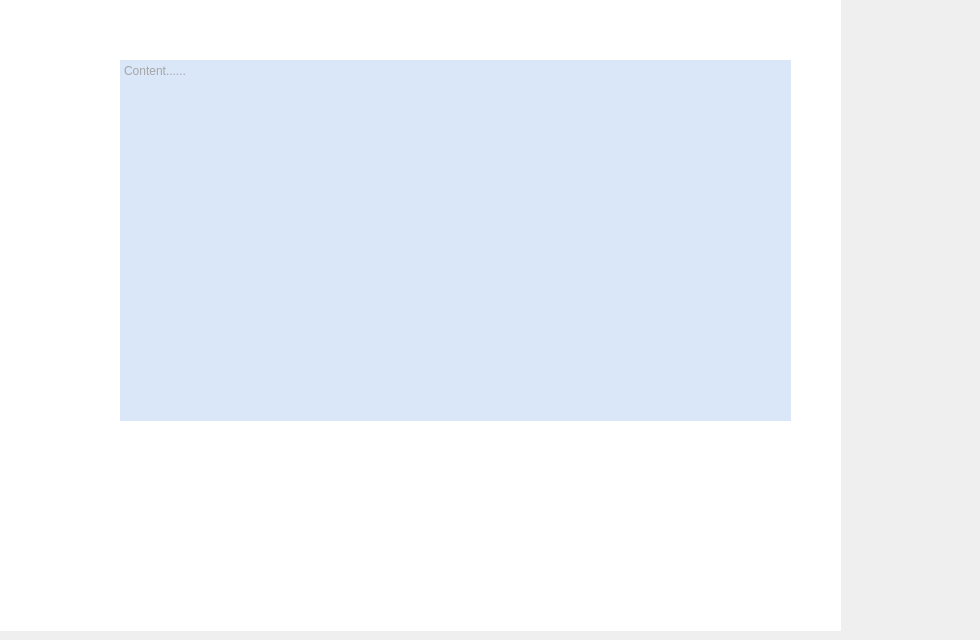
        <widget class="QWidget" name="CreatePostpage">
         <widget class="QLabel" name="background_4">
          <property name="geometry">
           <rect>
            <x>0</x>
            <y>0</y>
            <width>841</width>
            <height>631</height>
           </rect>
          </property>
          <property name="styleSheet">
           <string notr="true">background-color: rgb(255, 255, 255);</string>
          </property>
          <property name="text">
           <string/>
          </property>
         </widget>
         <widget class="QLabel" name="Style_4">
          <property name="geometry">
           <rect>
            <x>-50</x>
            <y>-30</y>
            <width>921</width>
            <height>261</height>
           </rect>
          </property>
          <property name="text">
           <string>&lt;html&gt;&lt;head/&gt;&lt;body&gt;&lt;p&gt;&lt;img src=&quot;:/User/User/Style1.png&quot;width=&quot;1000&quot; height=&quot;200&quot;/&gt;&lt;/p&gt;&lt;/body&gt;&lt;/html&gt;</string>
          </property>
         </widget>
         <widget class="QLabel" name="bgContainer">
          <property name="geometry">
           <rect>
            <x>80</x>
            <y>20</y>
            <width>891</width>
            <height>581</height>
           </rect>
          </property>
          <property name="text">
           <string>&lt;html&gt;&lt;head/&gt;&lt;body&gt;&lt;p&gt;&lt;img src=&quot;:/User/User/friendContainer.png&quot;height=&quot;600&quot; /&gt;&lt;/p&gt;&lt;/body&gt;&lt;/html&gt;</string>
          </property>
         </widget>
         <widget class="QLabel" name="contentContainer">
          <property name="geometry">
           <rect>
            <x>110</x>
            <y>30</y>
            <width>741</width>
            <height>431</height>
           </rect>
          </property>
          <property name="text">
           <string>&lt;html&gt;&lt;head/&gt;&lt;body&gt;&lt;p&gt;&lt;img src=&quot;:/User/User/messageContainer.png&quot;width=&quot;700&quot;/&gt;&lt;/p&gt;&lt;/body&gt;&lt;/html&gt;</string>
          </property>
         </widget>
         <widget class="QPlainTextEdit" name="plainTextEdit">
          <property name="enabled">
           <bool>true</bool>
          </property>
          <property name="geometry">
           <rect>
            <x>120</x>
            <y>60</y>
            <width>671</width>
            <height>361</height>
           </rect>
          </property>
          <property name="contextMenuPolicy">
           <enum>Qt::NoContextMenu</enum>
          </property>
          <property name="autoFillBackground">
           <bool>false</bool>
          </property>
          <property name="styleSheet">
           <string notr="true">color: rgb(167, 165, 165);
background-color: rgb(218, 231, 248);</string>
          </property>
          <property name="frameShape">
           <enum>QFrame::NoFrame</enum>
          </property>
          <property name="frameShadow">
           <enum>QFrame::Plain</enum>
          </property>
          <property name="lineWrapMode">
           <enum>QPlainTextEdit::NoWrap</enum>
          </property>
          <property name="plainText">
           <string>Content......</string>
          </property>
          <property name="placeholderText">
           <string/>
          </property>
         </widget>
         <widget class="QPushButton" name="createButton">
          <property name="geometry">
           <rect>
            <x>430</x>
            <y>490</y>
            <width>61</width>
            <height>51</height>
           </rect>
          </property>
          <property name="icon">
           <iconset resource="images_and_icons/SignInRegPage.qrc">
            <normaloff>:/Main/SignInRegPage/EnterButton.png</normaloff>:/Main/SignInRegPage/EnterButton.png</iconset>
          </property>
          <property name="iconSize">
           <size>
            <width>60</width>
            <height>60</height>
           </size>
          </property>
          <property name="flat">
           <bool>true</bool>
          </property>
         </widget>
        </widget>
